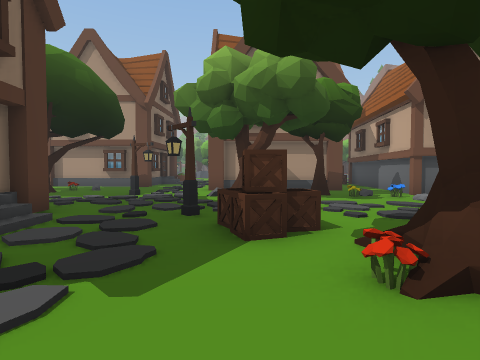
View 1 (above)

24 first-person views from a walk through a 3-D level made in the Unity game engine. The camera is 1.5 m above the floor, tilts 2° down and sees 80° across. The floor is counted in squares, 2 m on a side. Each view is taken from the middle of a square. On the plan, view 1 faces up. The plan holds only what a view shows up to about 10 squares ahead; the rest is blank. The place goes on beyond the plan. Some animated figures are left out.

View 2
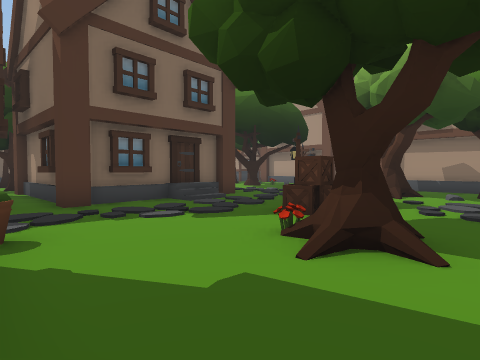

View 3
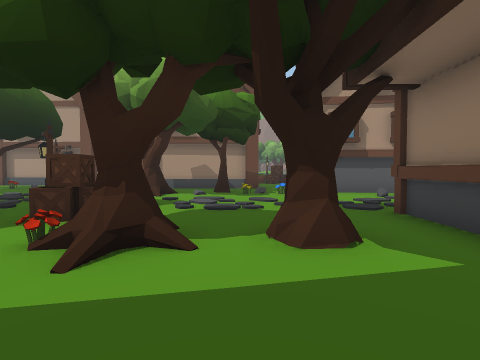

View 4
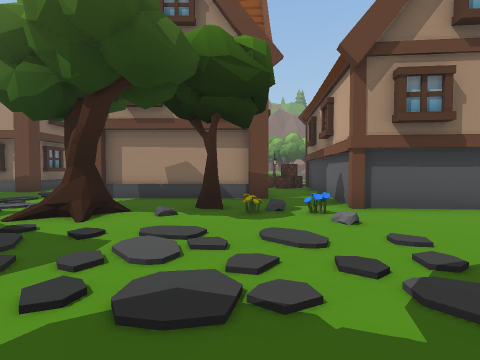

View 5
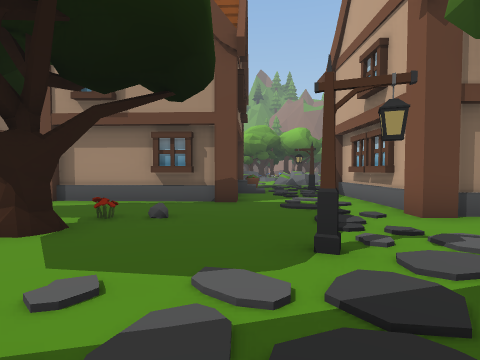

View 6
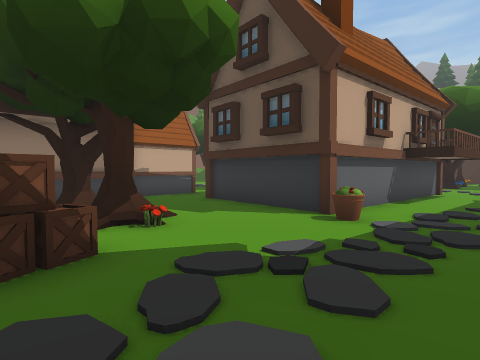

View 7
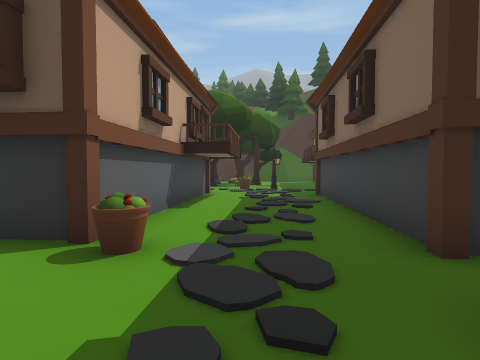

View 8
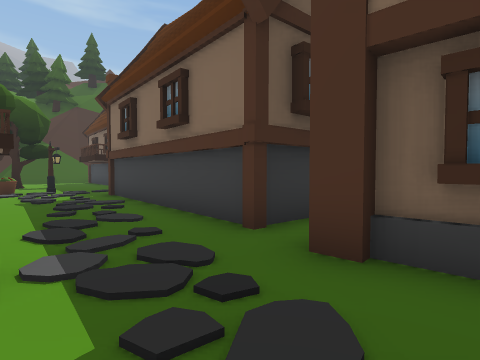

View 9
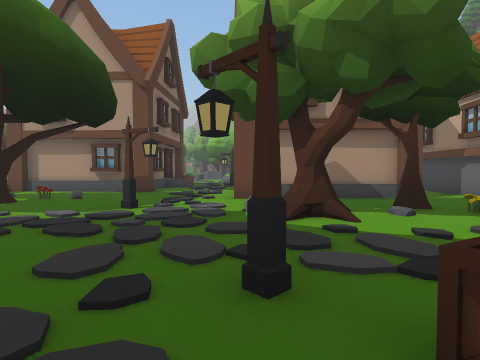

View 10
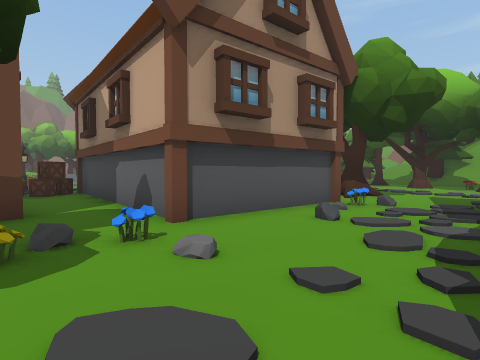

View 11
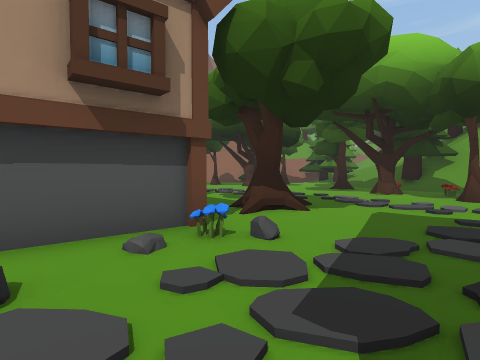

View 12
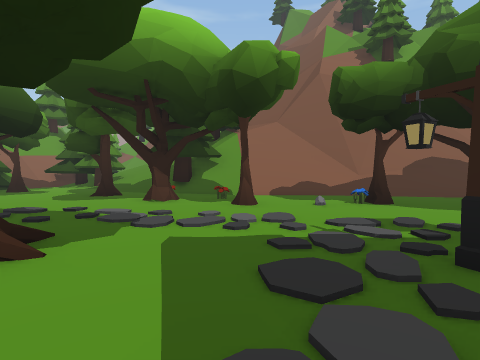

View 13
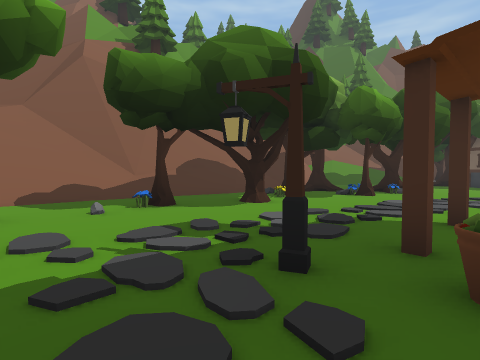

View 14
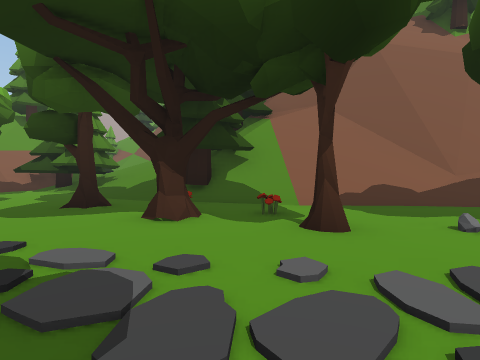

View 15
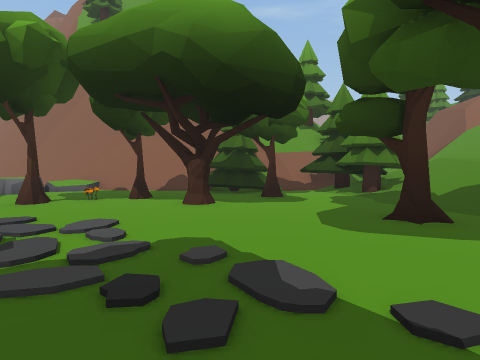

View 16
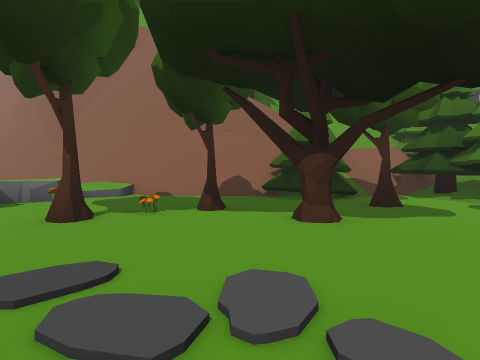

View 17
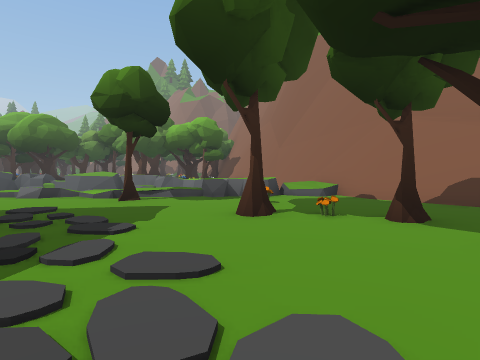

View 18
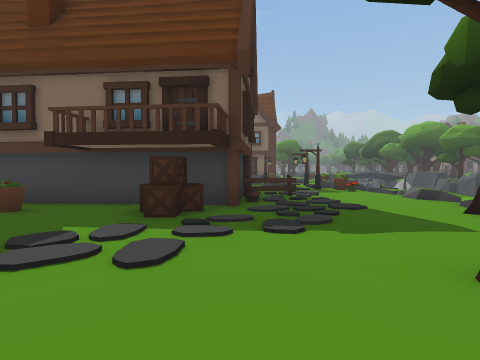

View 19
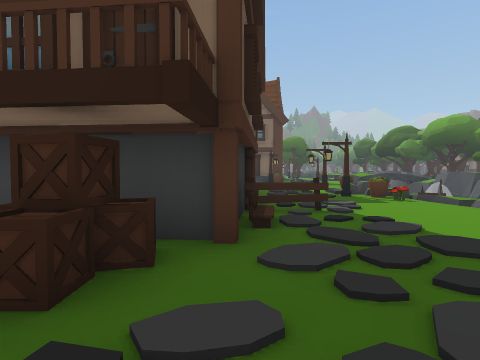

View 20
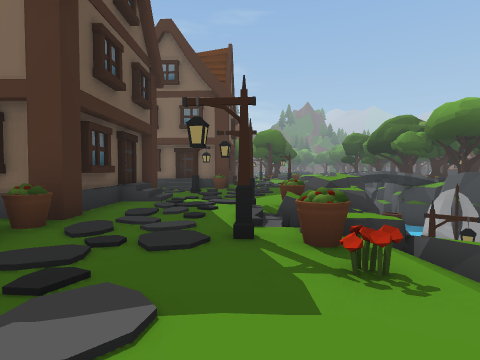

View 21
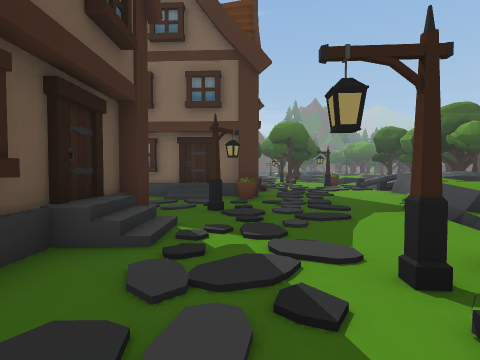

View 22
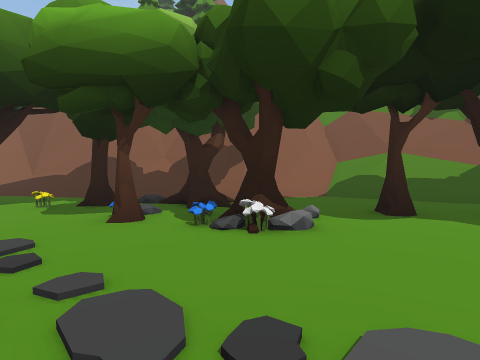

View 23
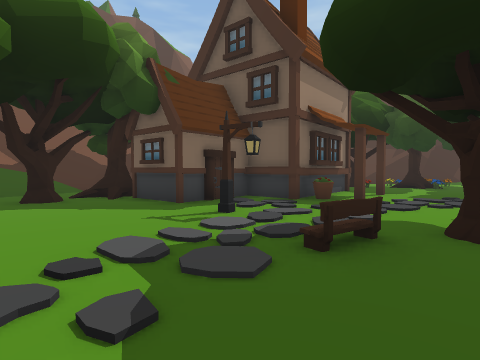

View 24
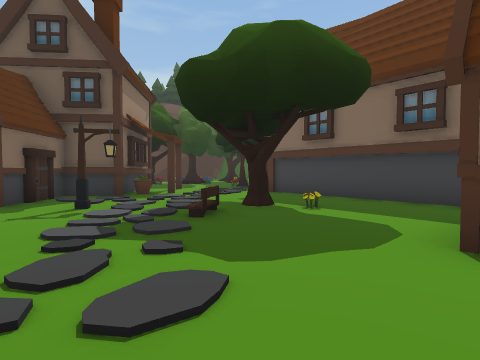

### Floor plan
Key: @ floor where view 1 was taken; # wall or solid block; . main floor; : floor 0.5 m higher than the main floor; / step, stairs or slope; = window, fence, low wall or low ledge; ^ raised ledge; v drop or lower ground; O other object.
Columns run from 6 left of view 1 to 24 right of it. Each row starts with its distance up from view 1.
 23   ^                   ##
 22  ^^                   v#
 21 ....^^### OO  O   vOOO/###
 20 .....^.= OOO/O:::::OO./####
 19  .......OOOOO....O...O..##
 18  .......O..O.............#vv
 17   #..O..............OO...OO
 16   #...........O.......O..OOO//
 15   #..#####OO###O#..........///O
 14   #..#   #..#  ##O.....O.O.OOOO
 13 ###..#    ..#  #.O..........OO/
 12 .....#    ..#  #...........OO//
 11 O....#####..#  #.O........//O//
 10 O...........#  #........O./////
  9 ...O....O...####.OO....../O
  8 ......OO OO...##.......OOOO
  7  ..............O.........O/OO
  6   ....................OO///OO
  5   #..O..................////^
  4   #...OO....#   OO....O.///#^
  3   #...O.....#   ......O.//#^
  2   #....OO.O.#   ......../#^
  1 ###.........#    #...O../#
  0 ......@.....#    ......./^
 -1  ##...#.....#    ....O.//^
 -2   #...####.. #......O.O//^
 -3  ##...#  #..........O.//#^
 -4  #....#  #........../OO/#
 -5  #....#  #..O......OO/ ##
 -6  #....#  #..O.O....OO../#
 -7  #....#  #..............##
 -8  .....#  #.....O....O..//=
 -9   ...     .............///
-10    OO     ..##..##..O.////
-11         O....###^^OO..////
-12         ...#####  O..////#
-13         ...##      O## ^

Positions as (right, up) in squares from view 1, and headings:
1: (0, 0), facing up
2: (3, -1), facing up-left
3: (3, -1), facing up
4: (3, 3), facing up
5: (-4, 6), facing up
6: (-3, 4), facing down-right
7: (-2, 2), facing down
8: (-1, 2), facing down-left
9: (-1, 3), facing up
10: (3, 5), facing up-right
11: (7, 5), facing up-right
12: (9, 6), facing right
13: (10, 6), facing down-right
14: (12, 7), facing right
15: (13, 9), facing up-right
16: (13, 12), facing up-right
17: (14, 12), facing up
18: (16, 15), facing left
19: (13, 15), facing left
20: (8, 18), facing left
21: (4, 17), facing left
22: (9, -5), facing right
23: (9, -3), facing down
24: (11, -2), facing down-left
